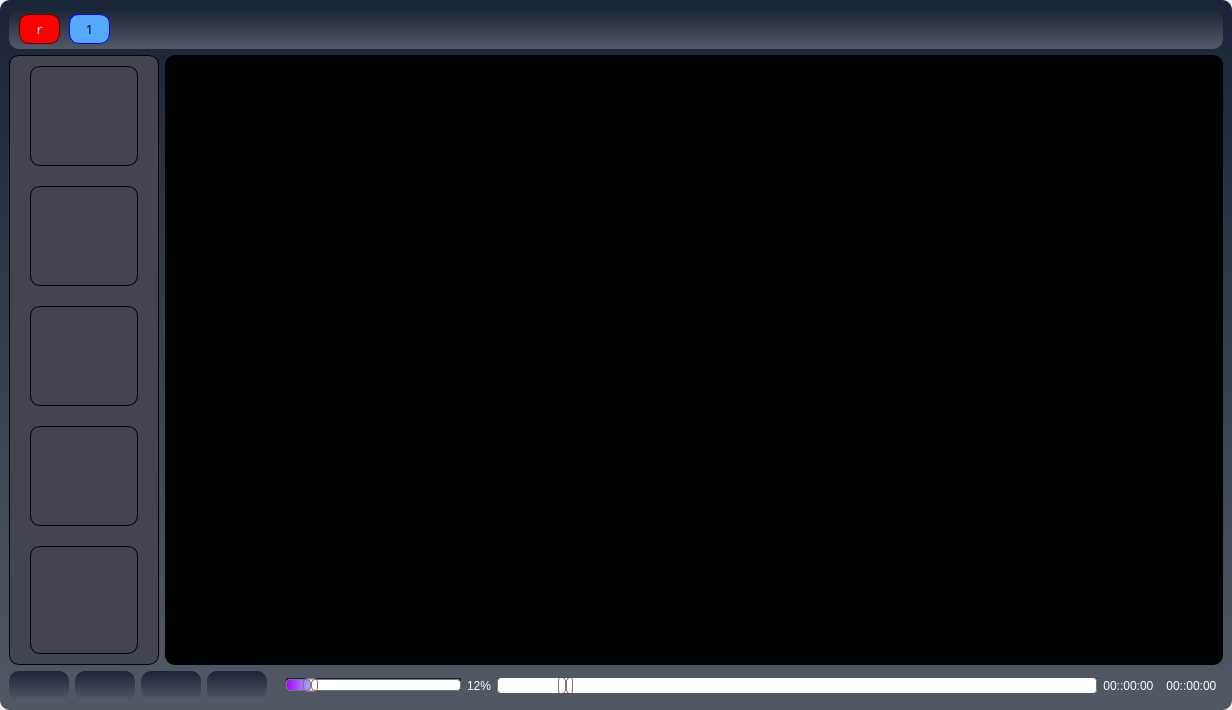
<?xml version="1.0" encoding="UTF-8"?>
<ui version="4.0">
 <class>MainWindow</class>
 <widget class="QMainWindow" name="MainWindow">
  <property name="geometry">
   <rect>
    <x>0</x>
    <y>0</y>
    <width>1232</width>
    <height>710</height>
   </rect>
  </property>
  <property name="windowTitle">
   <string>MainWindow</string>
  </property>
  <widget class="QWidget" name="centralwidget">
   <property name="styleSheet">
    <string notr="true">border-radius:10px;</string>
   </property>
   <layout class="QVBoxLayout" name="verticalLayout">
    <property name="spacing">
     <number>0</number>
    </property>
    <property name="leftMargin">
     <number>0</number>
    </property>
    <property name="topMargin">
     <number>0</number>
    </property>
    <property name="rightMargin">
     <number>0</number>
    </property>
    <property name="bottomMargin">
     <number>0</number>
    </property>
    <item>
     <widget class="QFrame" name="cadre">
      <property name="styleSheet">
       <string notr="true">border-radius:10px;
background-color: qlineargradient(spread:pad, x1:0.493, y1:0, x2:0.492925, y2:0.972, stop:0 rgba(24, 37, 54, 255), stop:1 rgba(81, 88, 100, 255));
</string>
      </property>
      <property name="frameShape">
       <enum>QFrame::StyledPanel</enum>
      </property>
      <property name="frameShadow">
       <enum>QFrame::Raised</enum>
      </property>
      <layout class="QVBoxLayout" name="verticalLayout_2">
       <item>
        <widget class="QFrame" name="Top">
         <property name="minimumSize">
          <size>
           <width>930</width>
           <height>40</height>
          </size>
         </property>
         <property name="maximumSize">
          <size>
           <width>16777215</width>
           <height>40</height>
          </size>
         </property>
         <property name="styleSheet">
          <string notr="true">background-color: qlineargradient(spread:pad, x1:0.493, y1:0, x2:0.492925, y2:0.972, stop:0 rgba(24, 37, 54, 255), stop:1 rgba(81, 88, 100, 255))</string>
         </property>
         <property name="frameShape">
          <enum>QFrame::StyledPanel</enum>
         </property>
         <property name="frameShadow">
          <enum>QFrame::Raised</enum>
         </property>
         <widget class="QPushButton" name="pushButton_close">
          <property name="geometry">
           <rect>
            <x>10</x>
            <y>5</y>
            <width>41</width>
            <height>30</height>
           </rect>
          </property>
          <property name="font">
           <font>
            <family>Webdings</family>
            <pointsize>10</pointsize>
           </font>
          </property>
          <property name="styleSheet">
           <string notr="true">color: rgb(255, 255, 255);
background-color: rgb(255, 0, 0);
border: 1px solid rgb(85, 0, 0);</string>
          </property>
          <property name="text">
           <string>r</string>
          </property>
         </widget>
         <widget class="QPushButton" name="pushButton_close_2">
          <property name="geometry">
           <rect>
            <x>60</x>
            <y>5</y>
            <width>41</width>
            <height>30</height>
           </rect>
          </property>
          <property name="font">
           <font>
            <family>Webdings</family>
            <pointsize>10</pointsize>
           </font>
          </property>
          <property name="styleSheet">
           <string notr="true">
background-color: rgb(85, 170, 255);
border: 1px solid blue;</string>
          </property>
          <property name="text">
           <string>1</string>
          </property>
         </widget>
        </widget>
       </item>
       <item>
        <layout class="QHBoxLayout" name="horizontalLayout_2">
         <item>
          <widget class="QFrame" name="menu_left">
           <property name="minimumSize">
            <size>
             <width>0</width>
             <height>0</height>
            </size>
           </property>
           <property name="maximumSize">
            <size>
             <width>150</width>
             <height>16777215</height>
            </size>
           </property>
           <property name="styleSheet">
            <string notr="true">background-color:rgb(64, 69, 79);
border: 1px solid black;
</string>
           </property>
           <property name="frameShape">
            <enum>QFrame::StyledPanel</enum>
           </property>
           <property name="frameShadow">
            <enum>QFrame::Raised</enum>
           </property>
           <layout class="QVBoxLayout" name="verticalLayout_3">
            <property name="spacing">
             <number>20</number>
            </property>
            <property name="leftMargin">
             <number>20</number>
            </property>
            <property name="topMargin">
             <number>10</number>
            </property>
            <property name="rightMargin">
             <number>20</number>
            </property>
            <property name="bottomMargin">
             <number>10</number>
            </property>
            <item>
             <widget class="QPushButton" name="video">
              <property name="minimumSize">
               <size>
                <width>70</width>
                <height>70</height>
               </size>
              </property>
              <property name="maximumSize">
               <size>
                <width>16777215</width>
                <height>100</height>
               </size>
              </property>
              <property name="styleSheet">
               <string notr="true">
QPushButton:hover{
background-color:rgb(62, 62, 150);
}

QPushButton:pressed {
background-color:qradialgradient(spread:pad, cx:0.5, cy:0.5, radius:0.89, fx:0.5, fy:0.5, stop:0 rgba(202, 202, 202, 255), stop:1 rgba(93, 93, 93, 255));
}
</string>
              </property>
              <property name="text">
               <string/>
              </property>
              <property name="icon">
               <iconset resource="../../../Qt Templates/media.qrc">
                <normaloff>:/icones/icones/media/HP-Video-Folder-icon.png</normaloff>:/icones/icones/media/HP-Video-Folder-icon.png</iconset>
              </property>
              <property name="iconSize">
               <size>
                <width>65</width>
                <height>69</height>
               </size>
              </property>
              <property name="autoDefault">
               <bool>true</bool>
              </property>
             </widget>
            </item>
            <item>
             <widget class="QPushButton" name="picture">
              <property name="minimumSize">
               <size>
                <width>70</width>
                <height>70</height>
               </size>
              </property>
              <property name="maximumSize">
               <size>
                <width>16777215</width>
                <height>100</height>
               </size>
              </property>
              <property name="styleSheet">
               <string notr="true">
QPushButton:hover{
background-color:rgb(62, 62, 150);
}

QPushButton:pressed {
background-color:qradialgradient(spread:pad, cx:0.5, cy:0.5, radius:0.89, fx:0.5, fy:0.5, stop:0 rgba(202, 202, 202, 255), stop:1 rgba(93, 93, 93, 255));
}
</string>
              </property>
              <property name="text">
               <string/>
              </property>
              <property name="icon">
               <iconset resource="../../../Qt Templates/media.qrc">
                <normaloff>:/icones/icones/media/HP-Pictures-Folder-icon.png</normaloff>:/icones/icones/media/HP-Pictures-Folder-icon.png</iconset>
              </property>
              <property name="iconSize">
               <size>
                <width>63</width>
                <height>61</height>
               </size>
              </property>
              <property name="autoDefault">
               <bool>true</bool>
              </property>
             </widget>
            </item>
            <item>
             <widget class="QPushButton" name="audio">
              <property name="minimumSize">
               <size>
                <width>70</width>
                <height>70</height>
               </size>
              </property>
              <property name="maximumSize">
               <size>
                <width>16777215</width>
                <height>100</height>
               </size>
              </property>
              <property name="styleSheet">
               <string notr="true">
QPushButton:hover{
background-color:rgb(62, 62, 150);
}

QPushButton:pressed {
background-color:qradialgradient(spread:pad, cx:0.5, cy:0.5, radius:0.89, fx:0.5, fy:0.5, stop:0 rgba(202, 202, 202, 255), stop:1 rgba(93, 93, 93, 255));
}
</string>
              </property>
              <property name="text">
               <string/>
              </property>
              <property name="icon">
               <iconset resource="../../../Qt Templates/media.qrc">
                <normaloff>:/icones/icones/media/HP-Music-Folder-icon.png</normaloff>:/icones/icones/media/HP-Music-Folder-icon.png</iconset>
              </property>
              <property name="iconSize">
               <size>
                <width>67</width>
                <height>63</height>
               </size>
              </property>
              <property name="autoDefault">
               <bool>true</bool>
              </property>
             </widget>
            </item>
            <item>
             <widget class="QPushButton" name="config">
              <property name="minimumSize">
               <size>
                <width>70</width>
                <height>70</height>
               </size>
              </property>
              <property name="maximumSize">
               <size>
                <width>16777215</width>
                <height>100</height>
               </size>
              </property>
              <property name="styleSheet">
               <string notr="true">
QPushButton:hover{
background-color:rgb(62, 62, 150);
}

QPushButton:pressed {
background-color:qradialgradient(spread:pad, cx:0.5, cy:0.5, radius:0.89, fx:0.5, fy:0.5, stop:0 rgba(202, 202, 202, 255), stop:1 rgba(93, 93, 93, 255));
}
</string>
              </property>
              <property name="text">
               <string/>
              </property>
              <property name="icon">
               <iconset resource="../../../Qt Templates/media.qrc">
                <normaloff>:/icones/icones/media/gear-icon.png</normaloff>:/icones/icones/media/gear-icon.png</iconset>
              </property>
              <property name="iconSize">
               <size>
                <width>66</width>
                <height>67</height>
               </size>
              </property>
              <property name="autoDefault">
               <bool>true</bool>
              </property>
             </widget>
            </item>
            <item>
             <widget class="QLabel" name="label_2">
              <property name="text">
               <string/>
              </property>
             </widget>
            </item>
           </layout>
          </widget>
         </item>
         <item>
          <widget class="QFrame" name="screen">
           <property name="minimumSize">
            <size>
             <width>0</width>
             <height>0</height>
            </size>
           </property>
           <property name="styleSheet">
            <string notr="true">background-color: rgb(0, 0,0);</string>
           </property>
           <property name="frameShape">
            <enum>QFrame::StyledPanel</enum>
           </property>
           <property name="frameShadow">
            <enum>QFrame::Raised</enum>
           </property>
          </widget>
         </item>
        </layout>
       </item>
       <item>
        <layout class="QGridLayout" name="gridLayout" rowminimumheight="0">
         <property name="verticalSpacing">
          <number>0</number>
         </property>
         <item row="0" column="0">
          <widget class="QPushButton" name="play">
           <property name="minimumSize">
            <size>
             <width>60</width>
             <height>30</height>
            </size>
           </property>
           <property name="maximumSize">
            <size>
             <width>60</width>
             <height>30</height>
            </size>
           </property>
           <property name="font">
            <font>
             <family>Wingdings 3</family>
             <pointsize>9</pointsize>
            </font>
           </property>
           <property name="styleSheet">
            <string notr="true">QPushButton{
background: qlineargradient(x1: 0, y1: 0,    x2: 0, y2: 1,
    stop: 0 #66e, stop: 1 #bbf);
background: qlineargradient(x1: 0, y1: 0.2, x2: 1, y2: 1,
    stop: 0 #bbf, stop: 1 #55f);
}

QPushButton:hover{
border: 1px solid black;
}


QPushButton:pressed{
border: 1px solid rgb(68, 0, 102);
	background-color: rgb(211, 199, 255);
}</string>
           </property>
           <property name="text">
            <string/>
           </property>
          </widget>
         </item>
         <item row="0" column="1">
          <widget class="QPushButton" name="stop">
           <property name="minimumSize">
            <size>
             <width>60</width>
             <height>0</height>
            </size>
           </property>
           <property name="maximumSize">
            <size>
             <width>60</width>
             <height>30</height>
            </size>
           </property>
           <property name="font">
            <font>
             <family>Wingdings 2</family>
             <pointsize>9</pointsize>
            </font>
           </property>
           <property name="styleSheet">
            <string notr="true">QPushButton{
background: qlineargradient(x1: 0, y1: 0,    x2: 0, y2: 1,
    stop: 0 #66e, stop: 1 #bbf);
background: qlineargradient(x1: 0, y1: 0.2, x2: 1, y2: 1,
    stop: 0 #bbf, stop: 1 #55f);
}

QPushButton:hover{
border: 1px solid black;
}


QPushButton:pressed{
border: 1px solid rgb(68, 0, 102);
	background-color: rgb(211, 199, 255);
}</string>
           </property>
           <property name="text">
            <string/>
           </property>
          </widget>
         </item>
         <item row="0" column="2">
          <widget class="QPushButton" name="prev">
           <property name="minimumSize">
            <size>
             <width>60</width>
             <height>30</height>
            </size>
           </property>
           <property name="maximumSize">
            <size>
             <width>60</width>
             <height>30</height>
            </size>
           </property>
           <property name="font">
            <font>
             <family>Wingdings 3</family>
             <pointsize>9</pointsize>
            </font>
           </property>
           <property name="styleSheet">
            <string notr="true">QPushButton{
background: qlineargradient(x1: 0, y1: 0,    x2: 0, y2: 1,
    stop: 0 #66e, stop: 1 #bbf);
background: qlineargradient(x1: 0, y1: 0.2, x2: 1, y2: 1,
    stop: 0 #bbf, stop: 1 #55f);
}

QPushButton:hover{
border: 1px solid black;
}


QPushButton:pressed{
border: 1px solid rgb(68, 0, 102);
	background-color: rgb(211, 199, 255);
}</string>
           </property>
           <property name="text">
            <string/>
           </property>
           <property name="icon">
            <iconset resource="../../../Qt Templates/media.qrc">
             <normaloff>:/icones/icones/media/Media-Controls-Skip-To-Start-icon.png</normaloff>:/icones/icones/media/Media-Controls-Skip-To-Start-icon.png</iconset>
           </property>
          </widget>
         </item>
         <item row="0" column="3">
          <widget class="QPushButton" name="next">
           <property name="minimumSize">
            <size>
             <width>60</width>
             <height>30</height>
            </size>
           </property>
           <property name="maximumSize">
            <size>
             <width>60</width>
             <height>30</height>
            </size>
           </property>
           <property name="font">
            <font>
             <family>Wingdings 3</family>
             <pointsize>9</pointsize>
            </font>
           </property>
           <property name="styleSheet">
            <string notr="true">QPushButton{
background: qlineargradient(x1: 0, y1: 0,    x2: 0, y2: 1,
    stop: 0 #66e, stop: 1 #bbf);
background: qlineargradient(x1: 0, y1: 0.2, x2: 1, y2: 1,
    stop: 0 #bbf, stop: 1 #55f);
}

QPushButton:hover{
border: 1px solid black;
}


QPushButton:pressed{
border: 1px solid rgb(68, 0, 102);
	background-color: rgb(211, 199, 255);
}</string>
           </property>
           <property name="text">
            <string/>
           </property>
           <property name="icon">
            <iconset resource="../../../Qt Templates/media.qrc">
             <normaloff>:/icones/icones/media/Media-Controls-End-icon.png</normaloff>:/icones/icones/media/Media-Controls-End-icon.png</iconset>
           </property>
          </widget>
         </item>
         <item row="0" column="4">
          <widget class="QLabel" name="label">
           <property name="maximumSize">
            <size>
             <width>28</width>
             <height>28</height>
            </size>
           </property>
           <property name="styleSheet">
            <string notr="true">background-color: transparent;</string>
           </property>
           <property name="text">
            <string/>
           </property>
           <property name="pixmap">
            <pixmap resource="../../../Qt Templates/media.qrc">:/icones/icones/media/Media-Controls-Volume-Down-icon.png</pixmap>
           </property>
           <property name="scaledContents">
            <bool>true</bool>
           </property>
          </widget>
         </item>
         <item row="0" column="5">
          <widget class="QSlider" name="slider_vol">
           <property name="minimumSize">
            <size>
             <width>100</width>
             <height>0</height>
            </size>
           </property>
           <property name="maximumSize">
            <size>
             <width>16777215</width>
             <height>16777215</height>
            </size>
           </property>
           <property name="styleSheet">
            <string notr="true">QSlider{
border: 0px;
}

QSlider::groove:horizontal {
border: 1px solid #bbb;
background: white;
height: 10px;
border-radius: 4px;

}

QSlider::sub-page:horizontal {
	background-color:qlineargradient(spread:pad, x1:0, y1:0, x2:1, y2:0, stop:0 rgba(170, 0, 255, 255), stop:1 rgba(170, 170, 255, 255));
border: 1px solid #777;
height: 10px;
border-radius: 4px;
}

QSlider::add-page:horizontal {
background: #fff;
border: 1px solid #777;
height: 10px;
border-radius: 4px;
}

QSlider::handle:horizontal {
background: qlineargradient(x1:0, y1:0, x2:1, y2:1,
    stop:0 #eee, stop:1 #ccc);
border: 1px solid #777;
width: 13px;
margin-top: -2px;
margin-bottom: -2px;
border-radius: 4px;
}

QSlider::handle:horizontal:hover {
background: qlineargradient(x1:0, y1:0, x2:1, y2:1,
    stop:0 #fff, stop:1 #ddd);
border: 1px solid #444;
border-radius: 4px;
}

QSlider::sub-page:horizontal:disabled {
background: #bbb;
border-color: #999;
}

QSlider::add-page:horizontal:disabled {
background: #eee;
border-color: #999;
}

QSlider::handle:horizontal:disabled {
background: #eee;
border: 1px solid #aaa;
border-radius: 4px;
}</string>
           </property>
           <property name="maximum">
            <number>1200</number>
           </property>
           <property name="value">
            <number>123</number>
           </property>
           <property name="orientation">
            <enum>Qt::Horizontal</enum>
           </property>
          </widget>
         </item>
         <item row="0" column="6">
          <widget class="QLabel" name="lbl_vol">
           <property name="minimumSize">
            <size>
             <width>0</width>
             <height>15</height>
            </size>
           </property>
           <property name="maximumSize">
            <size>
             <width>16777215</width>
             <height>15</height>
            </size>
           </property>
           <property name="font">
            <font>
             <pointsize>9</pointsize>
            </font>
           </property>
           <property name="styleSheet">
            <string notr="true">background-color:transparent ;
color:white;</string>
           </property>
           <property name="text">
            <string>12%</string>
           </property>
           <property name="alignment">
            <set>Qt::AlignRight|Qt::AlignTrailing|Qt::AlignVCenter</set>
           </property>
          </widget>
         </item>
         <item row="0" column="7">
          <widget class="QSlider" name="slider_position">
           <property name="minimumSize">
            <size>
             <width>600</width>
             <height>0</height>
            </size>
           </property>
           <property name="maximumSize">
            <size>
             <width>16777215</width>
             <height>16777215</height>
            </size>
           </property>
           <property name="styleSheet">
            <string notr="true">QSlider{
border: 0px;
}

QSlider::groove:horizontal {
border: 1px solid #bbb;
background: white;
height: 15px;
border-radius: 4px;

}

QSlider::sub-page:horizontal {
background: qlineargradient(x1: 0, y1: 0,    x2: 0, y2: 1,
    stop: 0 #66e, stop: 1 #bbf);
background: qlineargradient(x1: 0, y1: 0.2, x2: 1, y2: 1,
    stop: 0 #bbf, stop: 1 #55f);
border: 1px solid #777;
height: 10px;
border-radius: 4px;
}

QSlider::add-page:horizontal {
background: #fff;
border: 1px solid #777;
height: 10px;
border-radius: 4px;
}

QSlider::handle:horizontal {
background: qlineargradient(x1:0, y1:0, x2:1, y2:1,
    stop:0 #eee, stop:1 #ccc);
border: 1px solid #777;
width: 13px;
margin-top: -2px;
margin-bottom: -2px;
border-radius: 4px;
}

QSlider::handle:horizontal:hover {
background: qlineargradient(x1:0, y1:0, x2:1, y2:1,
    stop:0 #fff, stop:1 #ddd);
border: 1px solid #444;
border-radius: 4px;
}

QSlider::sub-page:horizontal:disabled {
background: #bbb;
border-color: #999;
}

QSlider::add-page:horizontal:disabled {
background: #eee;
border-color: #999;
}

QSlider::handle:horizontal:disabled {
background: #eee;
border: 1px solid #aaa;
border-radius: 4px;
}</string>
           </property>
           <property name="maximum">
            <number>1200</number>
           </property>
           <property name="value">
            <number>123</number>
           </property>
           <property name="orientation">
            <enum>Qt::Horizontal</enum>
           </property>
          </widget>
         </item>
         <item row="0" column="8">
          <widget class="QLabel" name="lbl_temps">
           <property name="minimumSize">
            <size>
             <width>0</width>
             <height>15</height>
            </size>
           </property>
           <property name="maximumSize">
            <size>
             <width>16777215</width>
             <height>15</height>
            </size>
           </property>
           <property name="font">
            <font>
             <pointsize>9</pointsize>
            </font>
           </property>
           <property name="styleSheet">
            <string notr="true">background-color:transparent ;
color:white;</string>
           </property>
           <property name="text">
            <string>00::00:00  </string>
           </property>
           <property name="alignment">
            <set>Qt::AlignRight|Qt::AlignTrailing|Qt::AlignVCenter</set>
           </property>
          </widget>
         </item>
         <item row="0" column="9">
          <widget class="QLabel" name="label_4">
           <property name="minimumSize">
            <size>
             <width>0</width>
             <height>15</height>
            </size>
           </property>
           <property name="maximumSize">
            <size>
             <width>16777215</width>
             <height>15</height>
            </size>
           </property>
           <property name="font">
            <font>
             <pointsize>9</pointsize>
            </font>
           </property>
           <property name="styleSheet">
            <string notr="true">background-color:transparent ;
color:white;</string>
           </property>
           <property name="text">
            <string>00::00:00  </string>
           </property>
           <property name="alignment">
            <set>Qt::AlignRight|Qt::AlignTrailing|Qt::AlignVCenter</set>
           </property>
          </widget>
         </item>
        </layout>
       </item>
      </layout>
     </widget>
    </item>
   </layout>
  </widget>
 </widget>
 <resources>
  <include location="../../../Qt Templates/media.qrc"/>
 </resources>
 <connections/>
</ui>
